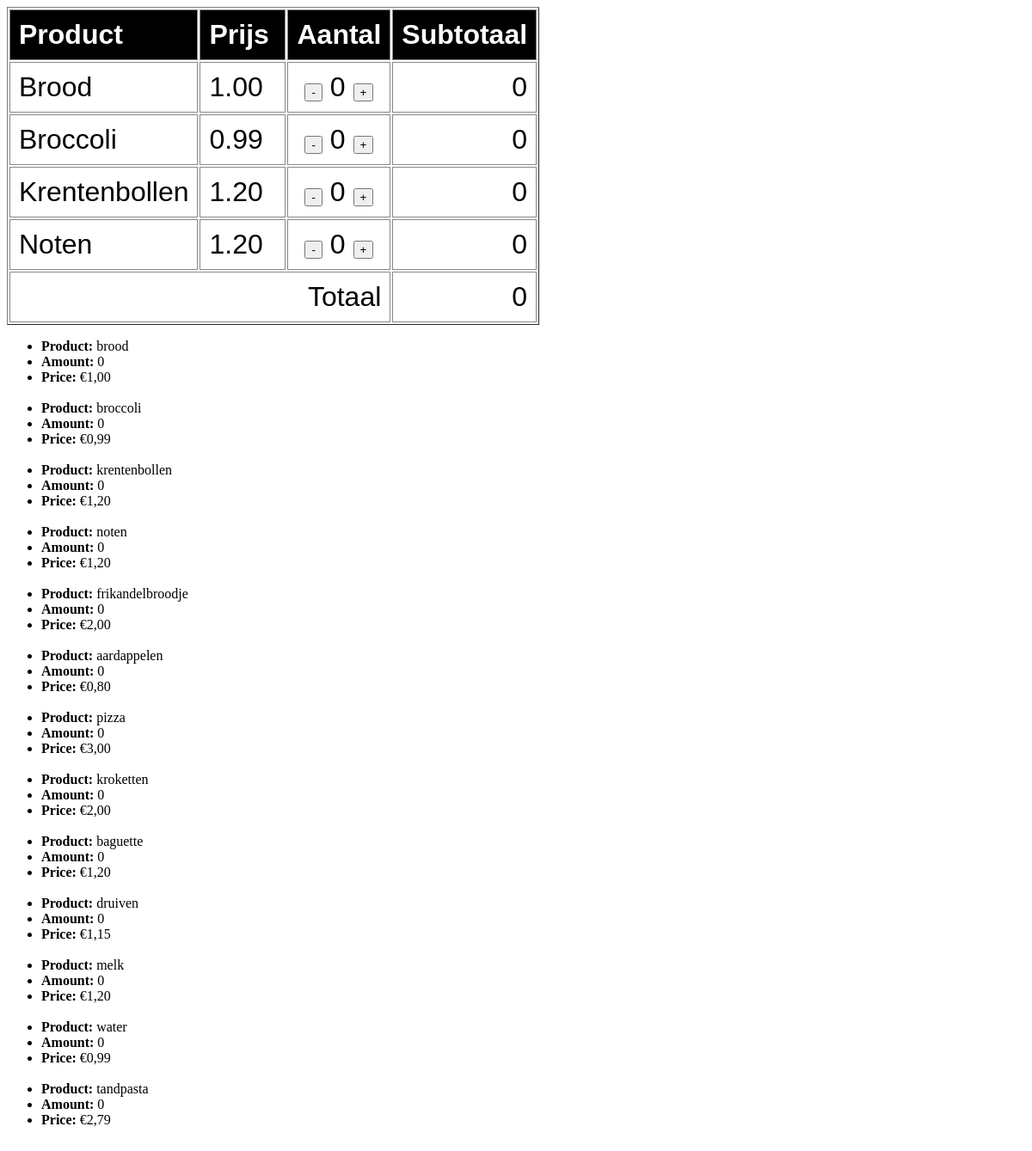
The page / on the database its author committed.
### tables this page shows
CREATE TABLE IF NOT EXISTS `items` (
  `id` int(11) NOT NULL AUTO_INCREMENT,
  `name` text DEFAULT NULL,
  `number` int(11) DEFAULT NULL,
  `price` decimal(10,2) DEFAULT NULL,
  UNIQUE KEY `id` (`id`)
);

### index.php (called while the page is built, shortened)
<?php
require 'bootstrap.php';
require "index.view.php";

### bootstrap.php (called while the page is built, shortened)
<?php
require 'database/querybuilder.php';
$config = require 'config.php';
$connection = connection::make($config['database']);
$query = new makeQuery($connection);
$Items = $query->selectAll('items', 'groceries');

### database/querybuilder.php (called while the page is built)
<?php
class MakeQuery
{
	protected $connection;
	public function __construct($connection)
	{
		$this->connection = $connection;
	}
	public function selectAll($table, $intoClass)
	{
		$sqlSelect = $this->connection->prepare("SELECT * FROM {$table}");
		$sqlSelect->execute();
		return $sqlSelect->fetchAll(PDO::FETCH_CLASS, $intoClass);
	}
}

### index.view.php (the view, shortened to what this page needs)
<!DOCTYPE html>
<html lang="en">
	<head>
	</head>
	<link rel="stylesheet" href="style.css">
	<body>
		<table class="boodschappenlijst" border>
			<col width=100>
			<col width=100>
			<col width=100>
			<col width=100>
			<tbody>
				<tr>
					<th class="title">Product</th>
					<th class="title">Prijs</th>
					<th class="title">Aantal</th>
					<th class="title">Subtotaal</th>
				</tr>
				<tr class="brood">
					<td id="naamBrood">Brood</td>
					<td id="prijsBrood"></td>
					<td id="aantalBrood">
						<span id="broodQuantity" class="productQuantity">
					<input id="brood" class="product-Quantity" type="button" value="-" onclick="removeProduct(brood)"> <a id="broodNummer"></a>
					<input id="brood" class="product+Quantity" type="button" value="+" onclick="addProduct(brood)"></span>
					</td>
					<td id="broodCost" class="productTotalCost">0</td>
				</tr>
				<tr class="broccoli">
					<td id="naamBroccoli">Broccoli</td>
					<td id="prijsBroccoli"></td>
					<td id="aantalBroccoli">
						<span id="broccoliQuantity" class="productQuantity">
					<input id="broccoli" class="product-Quantity" type="button" value="-" onclick="removeProduct(broccoli)"> <a id="broccoliNummer"></a>
					<input id="broccoli" class="product+Quantity" type="button" value="+" onclick="addProduct(broccoli)"></span>
					</td>
					<td id="broccoliCost" class="productTotalCost">0</td>
				</tr>
				<tr class="krentenbollen">
					<td id="naamKrentenbollen">Krentenbollen</td>
					<td id="prijsKrentenbollen"></td>
					<td id="aantalKrentenbollen">
						<span id="krentenbollenQuantity" class="productQuantity">
					<input id="krentenbollen" class="product-Quantity" type="button" value="-" onclick="removeProduct(krentenbollen)"> <a id="krentenbollenNummer"></a>
					<input id="krentenbollen" class="product+Quantity" type="button" value="+" onclick="addProduct(krentenbollen)"></span>
					</td>
					<td id="krentenbollenCost" class="productTotalCost">0</td>
				</tr>
				<tr class="noten">
					<td id="naamNoten">Noten</td>
					<td id="prijsNoten"></td>
					<td id="aantalNoten">
						<span id="notenQuantity" class="productQuantity">
					<input id="noten" class="product-Quantity" type="button" value="-" onclick="removeProduct(noten)"> <a id="notenNummer"></a>
					<input id="noten" class="product+Quantity" type="button" value="+" onclick="addProduct(noten)"></span>
					</td>
					<td id="notenCost" class="productTotalCost">0</td>
				</tr>
				<tr>
					<td colspan="3" class="totaltitle">Totaal</th>
						<td colspan="1" id="totaalCost" class="totalcost">0</td>
				</tr>
			</tbody>
		</table>
	</body>
	<footer>
		<ul>
			<?php foreach ($Items as $item) : ?>
				<li><b>Product:</b> <?= $item->name; ?></li>
				<li><b>Amount:</b> <?= $item->number; ?></li>
				<li><b>Price:</b> &euro;<?= number_format($item->price, 2, ',', ' '); ?></li>
				<br>
			<?php endforeach; ?>
		</ul>
	</footer>
</html>

### style.css (style rules this page uses)
.title { background-color: black; color: white; border: 1px solid #888; text-align: left; font-family: "Gill Sans", sans-serif; font-size: 2em; padding: 10px; }
.totaltitle { background-color: white; color: black; border: 1px solid #888; font-family: "Gill Sans", sans-serif; text-align: end; font-size: 2em; padding: 10px; }
#naamBrood, #prijsBrood, #aantalBrood, #naamBroccoli, #prijsBroccoli, #aantalBroccoli, #naamKrentenbollen, #prijsKrentenbollen, #aantalKrentenbollen, #naamNoten, #prijsNoten, #aantalNoten, .price, .productqtt, .productTotalCost, .totalcost { background-color: white; color: black; border: 1px solid #888; font-family: "Gill Sans", sans-serif; font-size: 2em; grid-column: 25%; padding: 10px; }
#aantalBrood, #aantalBroccoli, #aantalKrentenbollen, #aantalNoten { text-align: center; font-family: "Gill Sans", sans-serif; }
.productTotalCost, .totalcost { text-align: end; }

### rows shown on the page
items: name "brood", number "0", price "1,00"
items: name "broccoli", number "0", price "0,99"
items: name "krentenbollen", number "0", price "1,20"
items: name "noten", number "0", price "1,20"
items: name "frikandelbroodje", number "0", price "2,00"
items: name "aardappelen", number "0", price "0,80"
items: name "pizza", number "0", price "3,00"
items: name "kroketten", number "0", price "2,00"
items: name "baguette", number "0", price "1,20"
items: name "druiven", number "0", price "1,15"
items: name "melk", number "0", price "1,20"
items: name "water", number "0", price "0,99"
items: name "tandpasta", number "0", price "2,79"
